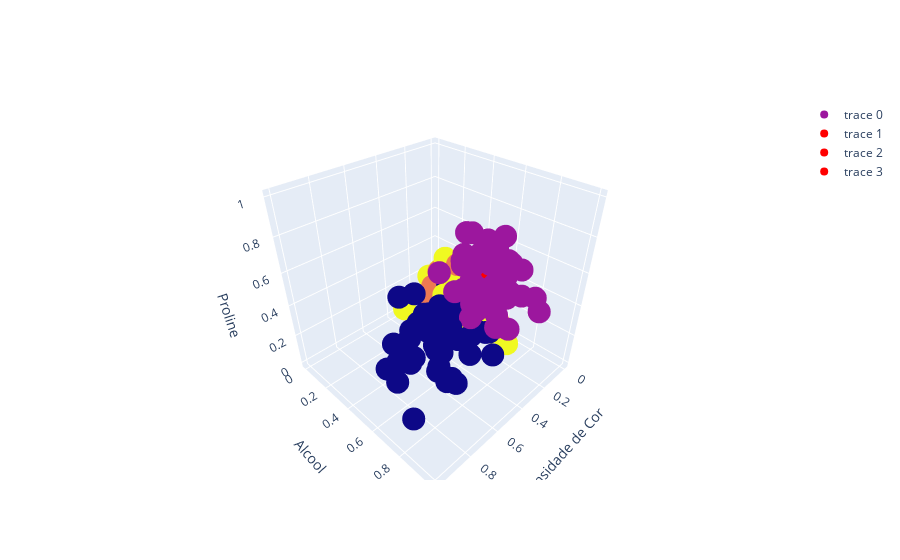

The notebook cell this image was saved under:
### Code cell
fig.add_trace(go.Scatter3d(x = centros['Intesidade_de_color'],
                           y = centros['Alcool'],
                           z = centros['Proline'],
                          mode = 'markers',
                          marker = dict (color = 'red'),
                          text  = [0,1,2]))
fig.show()

### Figure 1 — Plotly figure (JSON) as saved in the notebook; plotly's stock layout.template omitted (floating-point values rounded to 4 significant figures; data arrays with more than 128 entries replaced by an {"elided": "..."} marker saying what was removed)
{"data": [{"marker": {"color": {"elided": "178 int values"}}, "mode": "markers", "text": {"elided": "178 str values"}, "type": "scatter3d", "x": {"elided": "178 float values"}, "y": {"elided": "178 float values"}, "z": {"elided": "178 float values"}}, {"marker": {"color": "red"}, "mode": "markers", "text": ["0", "1", "2"], "type": "scatter3d", "x": [0.1517, 0.5173, 0.3594], "y": [0.323, 0.5583, 0.7111], "z": [0.1675, 0.2493, 0.596]}, {"marker": {"color": "red"}, "mode": "markers", "text": ["0", "1", "2"], "type": "scatter3d", "x": [0.5219, 0.3625, 0.1485, 0.1583], "y": [0.5589, 0.7144, 0.3117, 0.341], "z": [0.251, 0.5975, 0.1739, 0.171]}, {"marker": {"color": "red"}, "mode": "markers", "text": ["0", "1", "2"], "type": "scatter3d", "x": [0.1517, 0.5173, 0.3594], "y": [0.323, 0.5583, 0.7111], "z": [0.1675, 0.2493, 0.596]}], "layout": {"scene": {"xaxis": {"title": {"text": "Intensidade de Cor"}}, "yaxis": {"title": {"text": "Alcool"}}, "zaxis": {"title": {"text": "Proline"}}}}}
